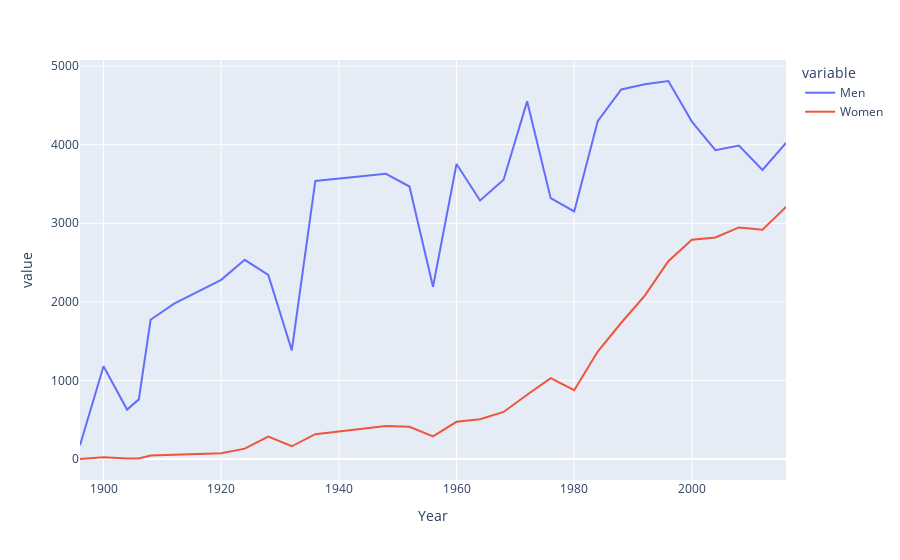

The notebook cell saved with this chart:
### Code cell
fig = px.line(final, x='Year', y=['Men','Women'])
fig.show()

### Figure 1 — Plotly figure (JSON) as saved in the notebook; plotly's stock layout.template omitted (floating-point values rounded to 4 significant figures)
{"data": [{"hovertemplate": "variable=Men<br>Year=%{x}<br>value=%{y}<extra></extra>", "legendgroup": "Men", "line": {"color": "#636efa", "dash": "solid"}, "marker": {"symbol": "circle"}, "mode": "lines", "name": "Men", "orientation": "v", "showlegend": true, "type": "scatter", "x": [1896, 1900, 1904, 1906, 1908, 1912, 1920, 1924, 1928, 1932, 1936, 1948, 1952, 1956, 1960, 1964, 1968, 1972, 1976, 1980, 1984, 1988, 1992, 1996, 2000, 2004, 2008, 2012, 2016], "xaxis": "x", "y": [174, 1181, 629, 759, 1772, 1978, 2280, 2535, 2342, 1382, 3539, 3629, 3468, 2193, 3755, 3290, 3555, 4552, 3320, 3151, 4299, 4704, 4769, 4811, 4294, 3931, 3990, 3679, 4022], "yaxis": "y"}, {"hovertemplate": "variable=Women<br>Year=%{x}<br>value=%{y}<extra></extra>", "legendgroup": "Women", "line": {"color": "#EF553B", "dash": "solid"}, "marker": {"symbol": "circle"}, "mode": "lines", "name": "Women", "orientation": "v", "showlegend": true, "type": "scatter", "x": [1896, 1900, 1904, 1906, 1908, 1912, 1920, 1924, 1928, 1932, 1936, 1948, 1952, 1956, 1960, 1964, 1968, 1972, 1976, 1980, 1984, 1988, 1992, 1996, 2000, 2004, 2008, 2012, 2016], "xaxis": "x", "y": [0, 23, 6, 6, 44, 53, 73, 132, 285, 162, 316, 420, 409, 288, 473, 507, 599, 818, 1028, 875, 1368, 1734, 2080, 2518, 2790, 2820, 2947, 2919, 3209], "yaxis": "y"}], "layout": {"autosize": true, "legend": {"title": {"text": "variable"}, "tracegroupgap": 0}, "margin": {"t": 60}, "xaxis": {"anchor": "y", "autorange": true, "domain": [0, 1], "range": [1896, 2016], "title": {"text": "Year"}, "type": "linear"}, "yaxis": {"anchor": "x", "autorange": true, "domain": [0, 1], "range": [-267.3, 5078.0], "title": {"text": "value"}, "type": "linear"}}}
